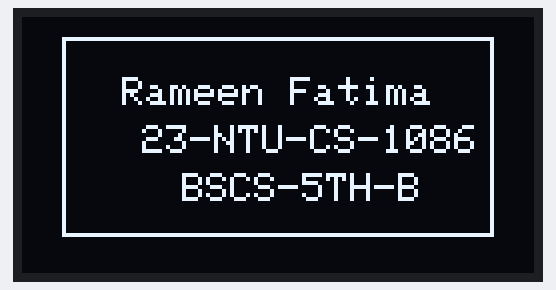
This program was run on a simulated ESP32. Parts: 128×64 one-colour display.

Above: at 0.1 s.

The program:

main.cpp
```cpp
#include <Wire.h>
#include <Adafruit_GFX.h>
#include <Adafruit_SSD1306.h>

// ---- OLED setup ----
#define SCREEN_WIDTH 128
#define SCREEN_HEIGHT 64
#define OLED_ADDR 0x3C

Adafruit_SSD1306 display(SCREEN_WIDTH, SCREEN_HEIGHT, &Wire, -1);

void setup() {
  Wire.begin(21, 22); // ESP32 default I2C pins (SDA=21, SCL=22)

  if (!display.begin(SSD1306_SWITCHCAPVCC, OLED_ADDR)) {
    for (;;);
  }

  display.clearDisplay();
}

void loop() {
  display.clearDisplay();

  // ---- Display Name ----
  display.setTextSize(1);
  display.setTextColor(SSD1306_WHITE);
  display.setCursor(25, 15);
  display.println("Rameen Fatima");

  // ---- Display ID ----
  display.setCursor(30, 27);
  display.println("23-NTU-CS-1086");

  // ---- Display Section ----
  display.setCursor(40, 39);
  display.println("BSCS-5TH-B");

  // ---- Draw a larger box around the text ----
  // Wider margins for a clean look
  display.drawRect(10, 5, 108, 50, SSD1306_WHITE);
  // x = 10, y = 5 → starting position
  // width = 108, height = 50 → nice padding around all text

  display.display();
  delay(3000);
}
```
